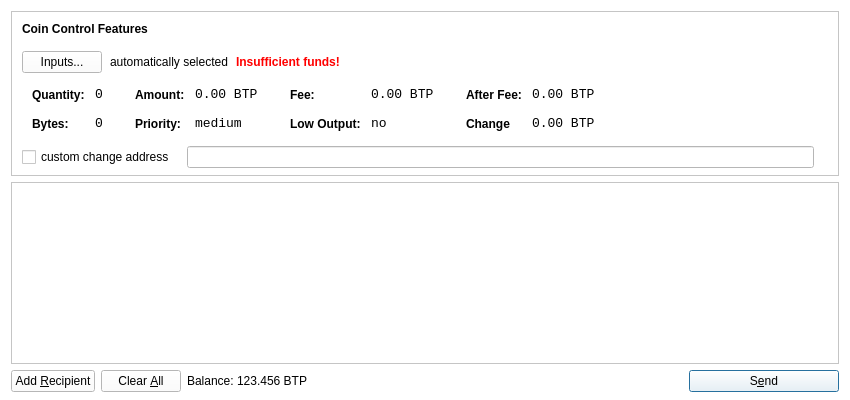
<?xml version="1.0" encoding="UTF-8"?>
<ui version="4.0">
 <class>SendCoinsDialog</class>
 <widget class="QDialog" name="SendCoinsDialog">
  <property name="geometry">
   <rect>
    <x>0</x>
    <y>0</y>
    <width>850</width>
    <height>400</height>
   </rect>
  </property>
  <property name="windowTitle">
   <string>Send Coins</string>
  </property>
  <property name="windowOpacity">
   <double>100.000000000000000</double>
  </property>
  <property name="autoFillBackground">
   <bool>false</bool>
  </property>
  <property name="styleSheet">
   <string notr="true">background-color: rgb(255, 255, 255);</string>
  </property>
  <layout class="QVBoxLayout" name="verticalLayout" stretch="0,1,0">
   <property name="bottomMargin">
    <number>8</number>
   </property>
   <item>
    <widget class="QFrame" name="frameCoinControl">
     <property name="sizePolicy">
      <sizepolicy hsizetype="Expanding" vsizetype="Expanding">
       <horstretch>0</horstretch>
       <verstretch>0</verstretch>
      </sizepolicy>
     </property>
     <property name="maximumSize">
      <size>
       <width>16777215</width>
       <height>16777215</height>
      </size>
     </property>
     <property name="frameShape">
      <enum>QFrame::StyledPanel</enum>
     </property>
     <property name="frameShadow">
      <enum>QFrame::Sunken</enum>
     </property>
     <layout class="QVBoxLayout" name="verticalLayoutCoinControl2">
      <property name="spacing">
       <number>6</number>
      </property>
      <property name="leftMargin">
       <number>0</number>
      </property>
      <property name="topMargin">
       <number>0</number>
      </property>
      <property name="rightMargin">
       <number>0</number>
      </property>
      <property name="bottomMargin">
       <number>6</number>
      </property>
      <item>
       <layout class="QVBoxLayout" name="verticalLayoutCoinControl" stretch="0,0,0,0,1">
        <property name="spacing">
         <number>0</number>
        </property>
        <property name="leftMargin">
         <number>10</number>
        </property>
        <property name="topMargin">
         <number>10</number>
        </property>
        <item>
         <layout class="QHBoxLayout" name="horizontalLayoutCoinControl1">
          <property name="bottomMargin">
           <number>15</number>
          </property>
          <item>
           <widget class="QLabel" name="labelCoinControlFeatures">
            <property name="sizePolicy">
             <sizepolicy hsizetype="Preferred" vsizetype="Maximum">
              <horstretch>0</horstretch>
              <verstretch>0</verstretch>
             </sizepolicy>
            </property>
            <property name="font">
             <font>
              <weight>75</weight>
              <bold>true</bold>
             </font>
            </property>
            <property name="styleSheet">
             <string notr="true">font-weight:bold;</string>
            </property>
            <property name="text">
             <string>Coin Control Features</string>
            </property>
           </widget>
          </item>
         </layout>
        </item>
        <item>
         <layout class="QHBoxLayout" name="horizontalLayoutCoinControl2" stretch="0,0,0,0">
          <property name="spacing">
           <number>8</number>
          </property>
          <property name="bottomMargin">
           <number>10</number>
          </property>
          <item>
           <widget class="QPushButton" name="pushButtonCoinControl">
            <property name="styleSheet">
             <string notr="true"/>
            </property>
            <property name="text">
             <string>Inputs...</string>
            </property>
           </widget>
          </item>
          <item>
           <widget class="QLabel" name="labelCoinControlAutomaticallySelected">
            <property name="text">
             <string>automatically selected</string>
            </property>
            <property name="margin">
             <number>5</number>
            </property>
           </widget>
          </item>
          <item>
           <widget class="QLabel" name="labelCoinControlInsuffFunds">
            <property name="font">
             <font>
              <weight>75</weight>
              <bold>true</bold>
             </font>
            </property>
            <property name="styleSheet">
             <string notr="true">color:red;font-weight:bold;</string>
            </property>
            <property name="text">
             <string>Insufficient funds!</string>
            </property>
            <property name="margin">
             <number>5</number>
            </property>
           </widget>
          </item>
          <item>
           <spacer name="horizontalSpacerCoinControl">
            <property name="orientation">
             <enum>Qt::Horizontal</enum>
            </property>
            <property name="sizeHint" stdset="0">
             <size>
              <width>40</width>
              <height>1</height>
             </size>
            </property>
           </spacer>
          </item>
         </layout>
        </item>
        <item>
         <widget class="QWidget" name="widgetCoinControl" native="true">
          <property name="sizePolicy">
           <sizepolicy hsizetype="Preferred" vsizetype="Preferred">
            <horstretch>0</horstretch>
            <verstretch>0</verstretch>
           </sizepolicy>
          </property>
          <property name="minimumSize">
           <size>
            <width>0</width>
            <height>0</height>
           </size>
          </property>
          <property name="styleSheet">
           <string notr="true"/>
          </property>
          <layout class="QHBoxLayout" name="horizontalLayoutCoinControl5">
           <property name="leftMargin">
            <number>0</number>
           </property>
           <property name="topMargin">
            <number>0</number>
           </property>
           <property name="rightMargin">
            <number>0</number>
           </property>
           <property name="bottomMargin">
            <number>0</number>
           </property>
           <item>
            <layout class="QHBoxLayout" name="horizontalLayoutCoinControl3" stretch="0,0,0,1">
             <property name="spacing">
              <number>20</number>
             </property>
             <property name="topMargin">
              <number>0</number>
             </property>
             <property name="bottomMargin">
              <number>10</number>
             </property>
             <item>
              <layout class="QFormLayout" name="formLayoutCoinControl1">
               <property name="horizontalSpacing">
                <number>10</number>
               </property>
               <property name="verticalSpacing">
                <number>14</number>
               </property>
               <property name="leftMargin">
                <number>10</number>
               </property>
               <property name="topMargin">
                <number>4</number>
               </property>
               <property name="rightMargin">
                <number>6</number>
               </property>
               <item row="0" column="0">
                <widget class="QLabel" name="labelCoinControlQuantityText">
                 <property name="styleSheet">
                  <string notr="true">font-weight:bold;</string>
                 </property>
                 <property name="text">
                  <string>Quantity:</string>
                 </property>
                 <property name="margin">
                  <number>0</number>
                 </property>
                </widget>
               </item>
               <item row="0" column="1">
                <widget class="QLabel" name="labelCoinControlQuantity">
                 <property name="font">
                  <font>
                   <family>Monospace</family>
                   <pointsize>10</pointsize>
                  </font>
                 </property>
                 <property name="cursor">
                  <cursorShape>IBeamCursor</cursorShape>
                 </property>
                 <property name="contextMenuPolicy">
                  <enum>Qt::ActionsContextMenu</enum>
                 </property>
                 <property name="text">
                  <string>0</string>
                 </property>
                 <property name="margin">
                  <number>0</number>
                 </property>
                 <property name="textInteractionFlags">
                  <set>Qt::LinksAccessibleByMouse|Qt::TextSelectableByKeyboard|Qt::TextSelectableByMouse</set>
                 </property>
                </widget>
               </item>
               <item row="1" column="0">
                <widget class="QLabel" name="labelCoinControlBytesText">
                 <property name="styleSheet">
                  <string notr="true">font-weight:bold;</string>
                 </property>
                 <property name="text">
                  <string>Bytes:</string>
                 </property>
                </widget>
               </item>
               <item row="1" column="1">
                <widget class="QLabel" name="labelCoinControlBytes">
                 <property name="font">
                  <font>
                   <family>Monospace</family>
                   <pointsize>10</pointsize>
                  </font>
                 </property>
                 <property name="cursor">
                  <cursorShape>IBeamCursor</cursorShape>
                 </property>
                 <property name="contextMenuPolicy">
                  <enum>Qt::ActionsContextMenu</enum>
                 </property>
                 <property name="text">
                  <string>0</string>
                 </property>
                 <property name="textInteractionFlags">
                  <set>Qt::LinksAccessibleByMouse|Qt::TextSelectableByKeyboard|Qt::TextSelectableByMouse</set>
                 </property>
                </widget>
               </item>
              </layout>
             </item>
             <item>
              <layout class="QFormLayout" name="formLayoutCoinControl2">
               <property name="horizontalSpacing">
                <number>10</number>
               </property>
               <property name="verticalSpacing">
                <number>14</number>
               </property>
               <property name="leftMargin">
                <number>6</number>
               </property>
               <property name="topMargin">
                <number>4</number>
               </property>
               <property name="rightMargin">
                <number>6</number>
               </property>
               <item row="0" column="0">
                <widget class="QLabel" name="labelCoinControlAmountText">
                 <property name="styleSheet">
                  <string notr="true">font-weight:bold;</string>
                 </property>
                 <property name="text">
                  <string>Amount:</string>
                 </property>
                 <property name="margin">
                  <number>0</number>
                 </property>
                </widget>
               </item>
               <item row="0" column="1">
                <widget class="QLabel" name="labelCoinControlAmount">
                 <property name="font">
                  <font>
                   <family>Monospace</family>
                   <pointsize>10</pointsize>
                  </font>
                 </property>
                 <property name="cursor">
                  <cursorShape>IBeamCursor</cursorShape>
                 </property>
                 <property name="contextMenuPolicy">
                  <enum>Qt::ActionsContextMenu</enum>
                 </property>
                 <property name="text">
                  <string>0.00 BTP</string>
                 </property>
                 <property name="textInteractionFlags">
                  <set>Qt::LinksAccessibleByMouse|Qt::TextSelectableByKeyboard|Qt::TextSelectableByMouse</set>
                 </property>
                </widget>
               </item>
               <item row="1" column="0">
                <widget class="QLabel" name="labelCoinControlPriorityText">
                 <property name="styleSheet">
                  <string notr="true">font-weight:bold;</string>
                 </property>
                 <property name="text">
                  <string>Priority:</string>
                 </property>
                </widget>
               </item>
               <item row="1" column="1">
                <widget class="QLabel" name="labelCoinControlPriority">
                 <property name="font">
                  <font>
                   <family>Monospace</family>
                   <pointsize>10</pointsize>
                  </font>
                 </property>
                 <property name="cursor">
                  <cursorShape>IBeamCursor</cursorShape>
                 </property>
                 <property name="contextMenuPolicy">
                  <enum>Qt::ActionsContextMenu</enum>
                 </property>
                 <property name="text">
                  <string>medium</string>
                 </property>
                 <property name="textInteractionFlags">
                  <set>Qt::LinksAccessibleByMouse|Qt::TextSelectableByKeyboard|Qt::TextSelectableByMouse</set>
                 </property>
                </widget>
               </item>
              </layout>
             </item>
             <item>
              <layout class="QFormLayout" name="formLayoutCoinControl3">
               <property name="horizontalSpacing">
                <number>10</number>
               </property>
               <property name="verticalSpacing">
                <number>14</number>
               </property>
               <property name="leftMargin">
                <number>6</number>
               </property>
               <property name="topMargin">
                <number>4</number>
               </property>
               <property name="rightMargin">
                <number>6</number>
               </property>
               <item row="0" column="0">
                <widget class="QLabel" name="labelCoinControlFeeText">
                 <property name="styleSheet">
                  <string notr="true">font-weight:bold;</string>
                 </property>
                 <property name="text">
                  <string>Fee:</string>
                 </property>
                 <property name="margin">
                  <number>0</number>
                 </property>
                </widget>
               </item>
               <item row="0" column="1">
                <widget class="QLabel" name="labelCoinControlFee">
                 <property name="font">
                  <font>
                   <family>Monospace</family>
                   <pointsize>10</pointsize>
                  </font>
                 </property>
                 <property name="cursor">
                  <cursorShape>IBeamCursor</cursorShape>
                 </property>
                 <property name="contextMenuPolicy">
                  <enum>Qt::ActionsContextMenu</enum>
                 </property>
                 <property name="text">
                  <string>0.00 BTP</string>
                 </property>
                 <property name="textInteractionFlags">
                  <set>Qt::LinksAccessibleByMouse|Qt::TextSelectableByKeyboard|Qt::TextSelectableByMouse</set>
                 </property>
                </widget>
               </item>
               <item row="1" column="0">
                <widget class="QLabel" name="labelCoinControlLowOutputText">
                 <property name="styleSheet">
                  <string notr="true">font-weight:bold;</string>
                 </property>
                 <property name="text">
                  <string>Low Output:</string>
                 </property>
                </widget>
               </item>
               <item row="1" column="1">
                <widget class="QLabel" name="labelCoinControlLowOutput">
                 <property name="font">
                  <font>
                   <family>Monospace</family>
                   <pointsize>10</pointsize>
                  </font>
                 </property>
                 <property name="cursor">
                  <cursorShape>IBeamCursor</cursorShape>
                 </property>
                 <property name="contextMenuPolicy">
                  <enum>Qt::ActionsContextMenu</enum>
                 </property>
                 <property name="text">
                  <string>no</string>
                 </property>
                 <property name="textInteractionFlags">
                  <set>Qt::LinksAccessibleByMouse|Qt::TextSelectableByKeyboard|Qt::TextSelectableByMouse</set>
                 </property>
                </widget>
               </item>
              </layout>
             </item>
             <item>
              <layout class="QFormLayout" name="formLayoutCoinControl4">
               <property name="horizontalSpacing">
                <number>10</number>
               </property>
               <property name="verticalSpacing">
                <number>14</number>
               </property>
               <property name="leftMargin">
                <number>6</number>
               </property>
               <property name="topMargin">
                <number>4</number>
               </property>
               <property name="rightMargin">
                <number>6</number>
               </property>
               <item row="0" column="0">
                <widget class="QLabel" name="labelCoinControlAfterFeeText">
                 <property name="styleSheet">
                  <string notr="true">font-weight:bold;</string>
                 </property>
                 <property name="text">
                  <string>After Fee:</string>
                 </property>
                 <property name="margin">
                  <number>0</number>
                 </property>
                </widget>
               </item>
               <item row="0" column="1">
                <widget class="QLabel" name="labelCoinControlAfterFee">
                 <property name="font">
                  <font>
                   <family>Monospace</family>
                   <pointsize>10</pointsize>
                  </font>
                 </property>
                 <property name="cursor">
                  <cursorShape>IBeamCursor</cursorShape>
                 </property>
                 <property name="contextMenuPolicy">
                  <enum>Qt::ActionsContextMenu</enum>
                 </property>
                 <property name="text">
                  <string>0.00 BTP</string>
                 </property>
                 <property name="textInteractionFlags">
                  <set>Qt::LinksAccessibleByMouse|Qt::TextSelectableByKeyboard|Qt::TextSelectableByMouse</set>
                 </property>
                </widget>
               </item>
               <item row="1" column="0">
                <widget class="QLabel" name="labelCoinControlChangeText">
                 <property name="styleSheet">
                  <string notr="true">font-weight:bold;</string>
                 </property>
                 <property name="text">
                  <string>Change</string>
                 </property>
                </widget>
               </item>
               <item row="1" column="1">
                <widget class="QLabel" name="labelCoinControlChange">
                 <property name="font">
                  <font>
                   <family>Monospace</family>
                   <pointsize>10</pointsize>
                  </font>
                 </property>
                 <property name="cursor">
                  <cursorShape>IBeamCursor</cursorShape>
                 </property>
                 <property name="contextMenuPolicy">
                  <enum>Qt::ActionsContextMenu</enum>
                 </property>
                 <property name="text">
                  <string>0.00 BTP</string>
                 </property>
                 <property name="textInteractionFlags">
                  <set>Qt::LinksAccessibleByMouse|Qt::TextSelectableByKeyboard|Qt::TextSelectableByMouse</set>
                 </property>
                </widget>
               </item>
              </layout>
             </item>
            </layout>
           </item>
          </layout>
         </widget>
        </item>
        <item>
         <layout class="QHBoxLayout" name="horizontalLayoutCoinControl4" stretch="0,0,0">
          <property name="spacing">
           <number>12</number>
          </property>
          <property name="sizeConstraint">
           <enum>QLayout::SetDefaultConstraint</enum>
          </property>
          <property name="topMargin">
           <number>5</number>
          </property>
          <property name="rightMargin">
           <number>5</number>
          </property>
          <item>
           <widget class="QCheckBox" name="checkBoxCoinControlChange">
            <property name="text">
             <string>custom change address</string>
            </property>
           </widget>
          </item>
          <item>
           <widget class="QLineEdit" name="lineEditCoinControlChange">
            <property name="enabled">
             <bool>false</bool>
            </property>
            <property name="sizePolicy">
             <sizepolicy hsizetype="Expanding" vsizetype="Fixed">
              <horstretch>0</horstretch>
              <verstretch>0</verstretch>
             </sizepolicy>
            </property>
           </widget>
          </item>
          <item>
           <widget class="QLabel" name="labelCoinControlChangeLabel">
            <property name="sizePolicy">
             <sizepolicy hsizetype="Preferred" vsizetype="Expanding">
              <horstretch>0</horstretch>
              <verstretch>0</verstretch>
             </sizepolicy>
            </property>
            <property name="minimumSize">
             <size>
              <width>0</width>
              <height>0</height>
             </size>
            </property>
            <property name="text">
             <string/>
            </property>
            <property name="margin">
             <number>3</number>
            </property>
           </widget>
          </item>
         </layout>
        </item>
        <item>
         <spacer name="verticalSpacerCoinControl">
          <property name="orientation">
           <enum>Qt::Vertical</enum>
          </property>
          <property name="sizeHint" stdset="0">
           <size>
            <width>800</width>
            <height>1</height>
           </size>
          </property>
         </spacer>
        </item>
       </layout>
      </item>
     </layout>
    </widget>
   </item>
   <item>
    <widget class="QScrollArea" name="scrollArea">
     <property name="widgetResizable">
      <bool>true</bool>
     </property>
     <widget class="QWidget" name="scrollAreaWidgetContents">
      <property name="geometry">
       <rect>
        <x>0</x>
        <y>0</y>
        <width>832</width>
        <height>159</height>
       </rect>
      </property>
      <layout class="QVBoxLayout" name="verticalLayout_2">
       <property name="leftMargin">
        <number>0</number>
       </property>
       <property name="topMargin">
        <number>0</number>
       </property>
       <property name="rightMargin">
        <number>0</number>
       </property>
       <property name="bottomMargin">
        <number>0</number>
       </property>
       <item>
        <layout class="QVBoxLayout" name="entries">
         <property name="spacing">
          <number>6</number>
         </property>
        </layout>
       </item>
       <item>
        <spacer name="verticalSpacer">
         <property name="orientation">
          <enum>Qt::Vertical</enum>
         </property>
         <property name="sizeHint" stdset="0">
          <size>
           <width>20</width>
           <height>40</height>
          </size>
         </property>
        </spacer>
       </item>
      </layout>
     </widget>
    </widget>
   </item>
   <item>
    <layout class="QHBoxLayout" name="horizontalLayout">
     <item>
      <widget class="QPushButton" name="addButton">
       <property name="toolTip">
        <string>Send to multiple recipients at once</string>
       </property>
       <property name="text">
        <string>Add &amp;Recipient</string>
       </property>
       <property name="icon">
        <iconset resource="../bitcoin.qrc">
         <normaloff>:/icons/add</normaloff>:/icons/add</iconset>
       </property>
       <property name="autoDefault">
        <bool>false</bool>
       </property>
      </widget>
     </item>
     <item>
      <widget class="QPushButton" name="clearButton">
       <property name="sizePolicy">
        <sizepolicy hsizetype="Minimum" vsizetype="Fixed">
         <horstretch>0</horstretch>
         <verstretch>0</verstretch>
        </sizepolicy>
       </property>
       <property name="toolTip">
        <string>Remove all transaction fields</string>
       </property>
       <property name="text">
        <string>Clear &amp;All</string>
       </property>
       <property name="icon">
        <iconset resource="../bitcoin.qrc">
         <normaloff>:/icons/remove</normaloff>:/icons/remove</iconset>
       </property>
       <property name="autoRepeatDelay">
        <number>300</number>
       </property>
       <property name="autoDefault">
        <bool>false</bool>
       </property>
      </widget>
     </item>
     <item>
      <layout class="QHBoxLayout" name="horizontalLayout_2">
       <property name="spacing">
        <number>3</number>
       </property>
       <item>
        <widget class="QLabel" name="label">
         <property name="sizePolicy">
          <sizepolicy hsizetype="Preferred" vsizetype="Fixed">
           <horstretch>0</horstretch>
           <verstretch>0</verstretch>
          </sizepolicy>
         </property>
         <property name="text">
          <string>Balance:</string>
         </property>
        </widget>
       </item>
       <item>
        <widget class="QLabel" name="labelBalance">
         <property name="sizePolicy">
          <sizepolicy hsizetype="Preferred" vsizetype="Fixed">
           <horstretch>0</horstretch>
           <verstretch>0</verstretch>
          </sizepolicy>
         </property>
         <property name="cursor">
          <cursorShape>IBeamCursor</cursorShape>
         </property>
         <property name="text">
          <string>123.456 BTP</string>
         </property>
         <property name="textInteractionFlags">
          <set>Qt::LinksAccessibleByMouse|Qt::TextSelectableByKeyboard|Qt::TextSelectableByMouse</set>
         </property>
        </widget>
       </item>
      </layout>
     </item>
     <item>
      <spacer name="horizontalSpacer">
       <property name="orientation">
        <enum>Qt::Horizontal</enum>
       </property>
       <property name="sizeHint" stdset="0">
        <size>
         <width>40</width>
         <height>20</height>
        </size>
       </property>
      </spacer>
     </item>
     <item>
      <widget class="QPushButton" name="sendButton">
       <property name="minimumSize">
        <size>
         <width>150</width>
         <height>0</height>
        </size>
       </property>
       <property name="toolTip">
        <string>Confirm the send action</string>
       </property>
       <property name="text">
        <string>S&amp;end</string>
       </property>
       <property name="icon">
        <iconset resource="../bitcoin.qrc">
         <normaloff>:/icons/send</normaloff>:/icons/send</iconset>
       </property>
       <property name="default">
        <bool>true</bool>
       </property>
      </widget>
     </item>
    </layout>
   </item>
  </layout>
 </widget>
 <resources>
  <include location="../bitcoin.qrc"/>
 </resources>
 <connections/>
</ui>
